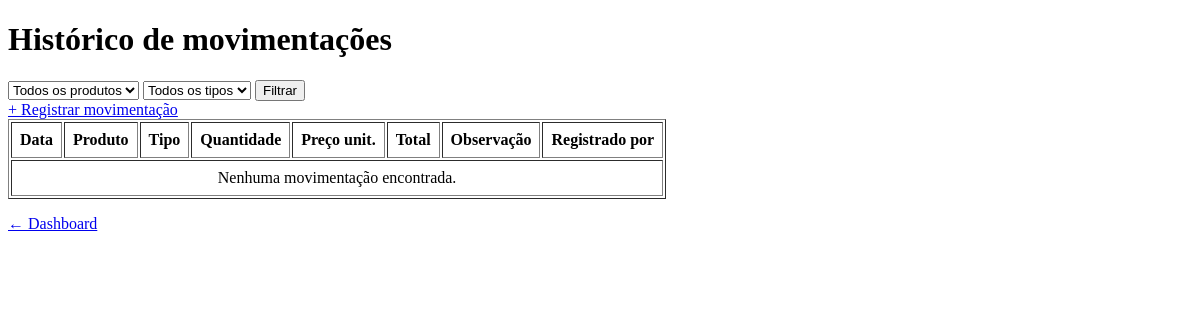
The page /movimentacoes/ (signed in) on the database as committed earlier.
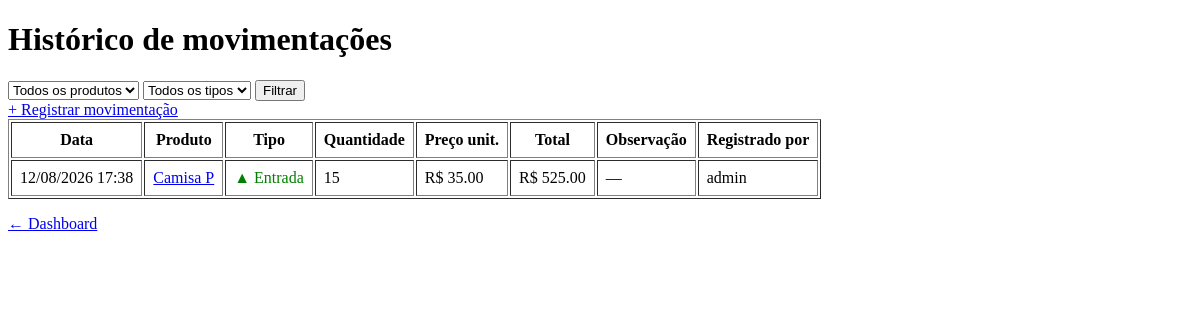
The same page on the database as committed later.
### app/models/movimentacao.py (models this page shows, shortened)
class Movimentacao(Base):
    __tablename__ = "movimentacoes"
    id         = Column(Integer, primary_key=True, index=True)
    tipo       = Column(
        Enum(TipoMovimentacao),
        nullable=False
    )
    quantidade = Column(Integer, nullable=False)
    preco_unitario = Column(Float, nullable=False, default=0.0)
    observacao = Column(String(255), nullable=True)
    criado_em  = Column(DateTime, server_default=func.now())
    produto_id = Column(
        Integer,
        ForeignKey("produtos.id", ondelete="CASCADE"),
        nullable=False
    )
    usuario_id = Column(
        Integer,
        ForeignKey("usuarios.id", ondelete="SET NULL"),
        nullable=True
    )
    produto = relationship("Produto", backref="movimentacoes")
    usuario = relationship("Usuario", backref="movimentacoes")

### app/models/produto.py (models this page shows, shortened)
class Produto(Base):
    __tablename__ = "produtos"
    id = Column(Integer, primary_key=True, autoincrement=True, index=True)
    nome = Column(String(150), nullable=False, index=True)
    preco = Column(Float, nullable=False, default=0.0)
    estoque_atual = Column(Integer, nullable=False, default=0)
    ativo = Column(Boolean, default=True)
    imagem_path = Column(String(255), nullable=True)
    categoria_id = Column(Integer, ForeignKey("categorias.id", ondelete="SET NULL"), nullable=True )
    categoria = relationship("Categoria", back_populates="produtos")

### app/models/usuarios.py (models this page shows)
class Usuario(Base):
    __tablename__ = "usuarios"
    id = Column(Integer, primary_key=True, autoincrement=True)
    nome = Column(String(100), nullable=False)
    email = Column(String(150), unique=True, nullable=False)
    senha_hash = Column(String(255), nullable=False)
    role = Column(String(20), nullable=False, default="operador")
    ativo = Column(Boolean, default=True)
    criando_em = Column(DateTime, server_default=func.now())

### app/controllers/movimentacao_controller.py (the view)
@router.get("/", response_class=HTMLResponse)
def listar_movimentacoes(
    request: Request,
    produto_id: int = 0,     # filtra por produto específico
    tipo: str = "",          # "entrada" ou "saida"
    db: Session = Depends(get_db),
    admin = Depends(get_admin)
):
    query = db.query(Movimentacao).order_by(Movimentacao.criado_em.desc())
    if produto_id:
        query = query.filter(Movimentacao.produto_id == produto_id)
    if tipo in ("entrada", "saida", "cancelamento", "ajuste"):
        query = query.filter(Movimentacao.tipo == tipo)
    movimentacoes = query.limit(200).all()  # limita para não sobrecarregar
    produtos      = db.query(Produto).filter(Produto.ativo == True).all()
    return templates.TemplateResponse(
        request,
        "movimentacoes/index.html",
        {
            "request":        request,
            "usuario":        admin,
            "movimentacoes":  movimentacoes,
            "produtos":       produtos,
            "produto_id":     produto_id,
            "tipo":           tipo,
        }
    )

### app/templates/movimentacoes/index.html (shortened to what this page needs)
<!DOCTYPE html>
<html lang="pt-br">
<head>
</head>
<body>
    <h1>Histórico de movimentações</h1>
    <form method="get" action="/movimentacoes">
        <select name="produto_id">
            <option value="0">Todos os produtos</option>
        </select>
        <select name="tipo">
            <option value="">Todos os tipos</option>
        </select>
        <button type="submit">Filtrar</button>
    </form>
    <a href="/movimentacoes/nova">+ Registrar movimentação</a>
    <table border="1" cellpadding="8">
        <thead>
            <tr>
                <th>Data</th>
                <th>Produto</th>
                <th>Tipo</th>
                <th>Quantidade</th>
                <th>Preço unit.</th>
                <th>Total</th>
                <th>Observação</th>
                <th>Registrado por</th>
            </tr>
        </thead>
        <tbody>
            {% for m in movimentacoes %}
            <tr>
                <td>{{ m.criado_em.strftime('%d/%m/%Y %H:%M') }}</td>
                <td>
                    <a href="/produtos/{{ m.produto_id }}">
                        {{ m.produto.nome }}
                    </a>
                </td>
                <td>
                    {% if m.tipo.value == 'entrada' %}
                        <span style="color:green">▲ Entrada</span>
                    {% else %}
                        <span style="color:red">▼ Saída</span>
                    {% endif %}
                </td>
                <td>{{ m.quantidade }}</td>
                <td>R$ {{ "%.2f"|format(m.preco_unitario) }}</td>
                <td>R$ {{ "%.2f"|format(m.valor_total) }}</td>
                <td>{{ m.observacao or "—" }}</td>
                <td>{{ m.usuario.nome if m.usuario else "—" }}</td>
            </tr>
            {% endfor %}
            {% if not movimentacoes %}
            <tr>
                <td colspan="8" style="text-align:center">
                    Nenhuma movimentação encontrada.
                </td>
            </tr>
            {% endif %}
        </tbody>
    </table>
    <p><a href="/">← Dashboard</a></p>
</body>
</html>

Rows that differ between the two databases and show on the page:
added Movimentacao: criado_em "12/08/2026 17:38", produto.nome "Camisa P", tipo "▲ Entrada", quantidade "15", preco_unitario "35.00", valor_total "525.00", observacao "—", usuario "admin"
Other text that changed with them:
text no longer shown: "Nenhuma movimentação encontrada."
